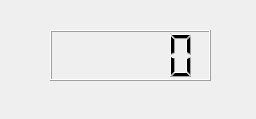
<?xml version="1.0" encoding="UTF-8"?>
<ui version="4.0">
 <class>MainWindow</class>
 <widget class="QMainWindow" name="MainWindow">
  <property name="geometry">
   <rect>
    <x>0</x>
    <y>0</y>
    <width>256</width>
    <height>119</height>
   </rect>
  </property>
  <property name="windowTitle">
   <string>MainWindow</string>
  </property>
  <widget class="QWidget" name="centralwidget">
   <widget class="QLCDNumber" name="potValue">
    <property name="geometry">
     <rect>
      <x>50</x>
      <y>30</y>
      <width>161</width>
      <height>51</height>
     </rect>
    </property>
   </widget>
  </widget>
 </widget>
 <resources/>
 <connections/>
</ui>
